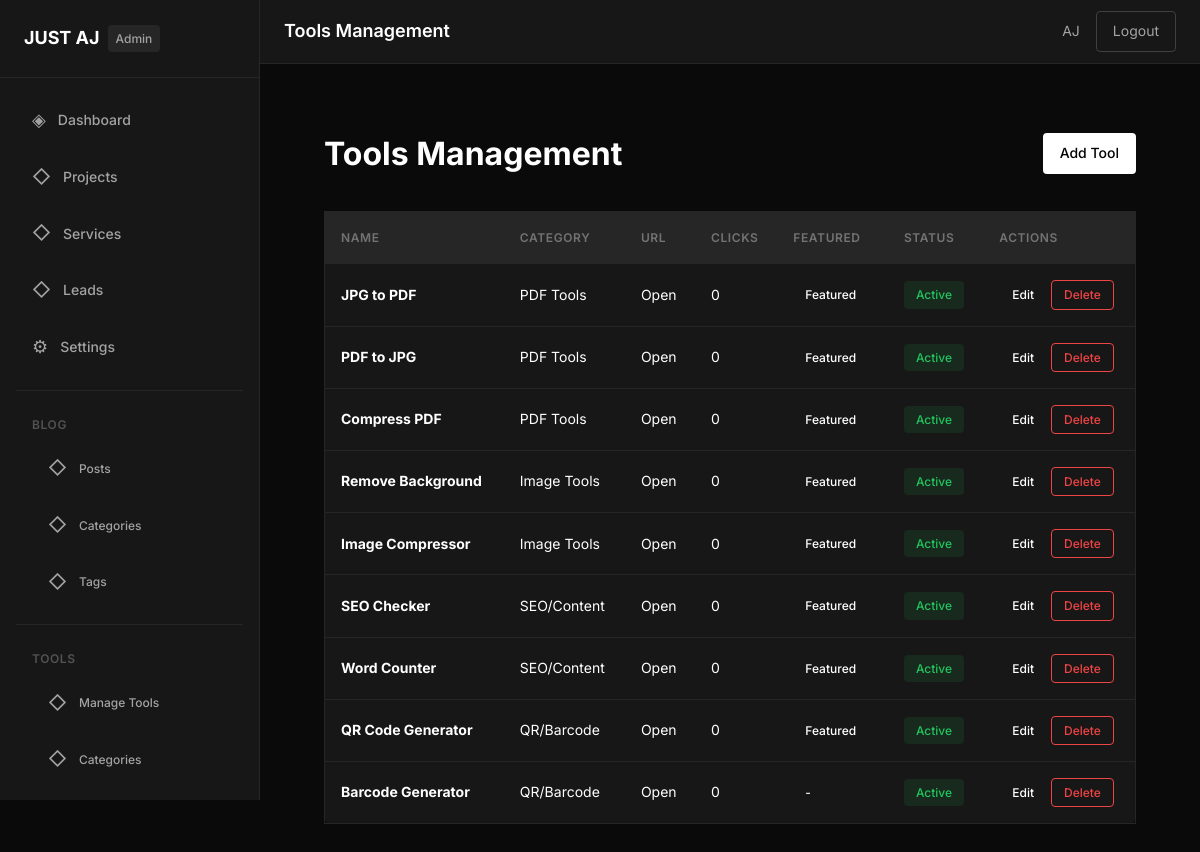
Screenshot of /admin/tools/tools/index.php (signed in) with the database file from the repository.
### tables this page shows
CREATE TABLE `settings` (
    `id` INT(11) NOT NULL AUTO_INCREMENT,
    `setting_key` VARCHAR(255) NOT NULL,
    `setting_value` TEXT,
    PRIMARY KEY (`id`),
    UNIQUE KEY `setting_key` (`setting_key`)
);

CREATE TABLE `tools` (
    `id` INT(11) NOT NULL AUTO_INCREMENT,
    `category_id` INT(11) NOT NULL,
    `name` VARCHAR(255) NOT NULL,
    `slug` VARCHAR(255) NOT NULL,
    `description` TEXT,
    `tool_url` VARCHAR(500) NOT NULL,
    `icon` VARCHAR(100),
    `featured` ENUM('yes', 'no') DEFAULT 'no',
    `sort_order` INT(11) DEFAULT 0,
    `click_count` INT(11) DEFAULT 0,
    `status` ENUM('active', 'inactive') DEFAULT 'active',
    `created_at` TIMESTAMP DEFAULT CURRENT_TIMESTAMP,
    PRIMARY KEY (`id`),
    UNIQUE KEY `slug` (`slug`),
    KEY `category_id` (`category_id`),
    KEY `featured` (`featured`)
);

CREATE TABLE `tool_categories` (
    `id` INT(11) NOT NULL AUTO_INCREMENT,
    `name` VARCHAR(255) NOT NULL,
    `slug` VARCHAR(255) NOT NULL,
    `icon` VARCHAR(100),
    `description` TEXT,
    `sort_order` INT(11) DEFAULT 0,
    `status` ENUM('active', 'inactive') DEFAULT 'active',
    `created_at` TIMESTAMP DEFAULT CURRENT_TIMESTAMP,
    PRIMARY KEY (`id`),
    UNIQUE KEY `slug` (`slug`),
    KEY `sort_order` (`sort_order`)
);

### includes/functions.php (called while the page is built, shortened)
<?php
function getSetting($key, $default = '') {
    global $pdo;
    $stmt = $pdo->prepare('SELECT setting_value FROM settings WHERE setting_key = ?');
    $stmt->execute([$key]);
    $result = $stmt->fetch();
    return $result ? $result['setting_value'] : $default;
}

### admin/tools/tools/index.php (the view, shortened to what this page needs)
<?php
require_once __DIR__ . '/../../../includes/db.php';
require_once INCLUDES_PATH . '/functions.php';
$tools = $pdo->query('SELECT t.*, tc.name as category_name
                      FROM tools t
                      LEFT JOIN tool_categories tc ON t.category_id = tc.id
                      ORDER BY tc.sort_order, t.sort_order')->fetchAll();
include INCLUDES_PATH . '/admin-header.php';
include INCLUDES_PATH . '/admin-sidebar.php';
?>
<div class="admin-content">
    <div class="page-header">
        <h1>Tools Management</h1>
        <a href="create.php" class="btn btn-primary">Add Tool</a>
    </div>
    <div class="table-container">
        <table class="data-table">
            <thead>
                <tr>
                    <th>Name</th>
                    <th>Category</th>
                    <th>URL</th>
                    <th>Clicks</th>
                    <th>Featured</th>
                    <th>Status</th>
                    <th>Actions</th>
                </tr>
            </thead>
            <tbody>
                <?php foreach ($tools as $tool): ?>
                    <tr>
                        <td><strong><?php echo htmlspecialchars($tool['name']); ?></strong></td>
                        <td><?php echo htmlspecialchars($tool['category_name']); ?></td>
                        <td><a href="<?php echo htmlspecialchars($tool['tool_url']); ?>" target="_blank">Open</a></td>
                        <td><span class="badge"><?php echo $tool['click_count']; ?></span></td>
                        <td>
                            <span class="status-badge <?php echo $tool['featured']; ?>">
                                <?php echo $tool['featured'] === 'yes' ? 'Featured' : '-'; ?>
                            </span>
                        </td>
                        <td>
                            <span class="status-badge <?php echo $tool['status']; ?>">
                                <?php echo ucfirst($tool['status']); ?>
                            </span>
                        </td>
                        <td class="actions">
                            <a href="edit.php?id=<?php echo $tool['id']; ?>" class="btn btn-sm">Edit</a>
                            <a href="?delete=<?php echo $tool['id']; ?>" class="btn btn-sm btn-danger" onclick="return confirm('Delete this tool?')">Delete</a>
                        </td>
                    </tr>
                <?php endforeach; ?>
            </tbody>
        </table>
    </div>
</div>
<?php include INCLUDES_PATH . '/admin-footer.php'; ?>

### includes/admin-sidebar.php (shortened to what this page needs)
<aside class="admin-sidebar">
                <div class="sidebar-header">
                    <a href="<?php echo SITE_URL; ?>/admin/dashboard.php" class="sidebar-logo">
                        <span class="logo-text"><?php echo htmlspecialchars(getSetting('site_name', 'AJ OS')); ?></span>
                        <span class="logo-badge">Admin</span>
                    </a>
                </div>
                <nav class="sidebar-nav">
                    <ul class="nav-menu">
                        <li class="nav-item">
                            <a href="<?php echo SITE_URL; ?>/admin/dashboard.php" class="nav-link <?php echo $currentPage === 'dashboard' ? 'active' : ''; ?>">
                                <span class="nav-icon">◈</span>
                                Dashboard
                            </a>
                        </li>
                        <li class="nav-item">
                            <a href="<?php echo SITE_URL; ?>/admin/projects/index.php" class="nav-link <?php echo $currentPage === 'projects' ? 'active' : ''; ?>">
                                <span class="nav-icon">◇</span>
                                Projects
                            </a>
                        </li>
                        <li class="nav-item">
                            <a href="<?php echo SITE_URL; ?>/admin/services/index.php" class="nav-link <?php echo $currentPage === 'services' ? 'active' : ''; ?>">
                                <span class="nav-icon">◇</span>
                                Services
                            </a>
                        </li>
                        <li class="nav-item">
                            <a href="<?php echo SITE_URL; ?>/admin/leads/index.php" class="nav-link <?php echo $currentPage === 'leads' ? 'active' : ''; ?>">
                                <span class="nav-icon">◇</span>
                                Leads
                            </a>
                        </li>
                        <li class="nav-item">
                            <a href="<?php echo SITE_URL; ?>/admin/settings.php" class="nav-link <?php echo $currentPage === 'settings' ? 'active' : ''; ?>">
                                <span class="nav-icon">⚙</span>
                                Settings
                            </a>
                        </li>
                    </ul>
                    <div class="nav-divider"></div>
                    <p class="nav-label">Blog</p>
                    <ul class="nav-menu">
                        <li class="nav-item nav-sub">
                            <a href="<?php echo SITE_URL; ?>/admin/blog/posts/" class="nav-link <?php echo $currentPage === 'blog-posts' ? 'active' : ''; ?>">
                                <span class="nav-icon">◇</span>
                                Posts
                            </a>
                        </li>
                        <li class="nav-item nav-sub">
                            <a href="<?php echo SITE_URL; ?>/admin/blog/categories/" class="nav-link <?php echo $currentPage === 'blog-categories' ? 'active' : ''; ?>">
                                <span class="nav-icon">◇</span>
                                Categories
                            </a>
                        </li>
                        <li class="nav-item nav-sub">
                            <a href="<?php echo SITE_URL; ?>/admin/blog/tags/" class="nav-link <?php echo $currentPage === 'blog-tags' ? 'active' : ''; ?>">
                                <span class="nav-icon">◇</span>
                                Tags
                            </a>
                        </li>
                    </ul>
                    <div class="nav-divider"></div>
                    <p class="nav-label">Tools</p>
                    <ul class="nav-menu">
                        <li class="nav-item nav-sub">
                            <a href="<?php echo SITE_URL; ?>/admin/tools/tools/" class="nav-link <?php echo $currentPage === 'tools-manage' ? 'active' : ''; ?>">
                                <span class="nav-icon">◇</span>
                                Manage Tools
                            </a>
                        </li>
                        <li class="nav-item nav-sub">
                            <a href="<?php echo SITE_URL; ?>/admin/tools/categories/" class="nav-link <?php echo $currentPage === 'tool-categories' ? 'active' : ''; ?>">
                                <span class="nav-icon">◇</span>
                                Categories
                            </a>
                        </li>
                    </ul>
                </nav>
            </aside>

### assets/css/admin.css (style rules this page uses)
*, *::before, *::after { box-sizing: border-box; margin: 0; padding: 0; }
:root { --color-black: #000000; --color-white: #ffffff; --color-gray-100: #f5f5f5; --color-gray-200: #e5e5e5; --color-gray-300: #d4d4d4; --color-gray-400: #a3a3a3; --color-gray-500: #737373; --color-gray-600: #525252; --color-gray-700: #404040; --color-gray-800: #262626; --color-gray-900: #171717; --color-dark: #0a0a0a; --font-family: 'Inter', -apple-system, BlinkMacSystemFont, sans-serif; --font-size-xs: 0.75rem; --font-size-sm: 0.875rem; --font-size-base: 1rem; --font-size-lg: 1.125rem; --font-size-xl: 1.25rem; --font-size-2xl: 1.5rem; --font-size-3xl: 1.875rem; --spacing-1: 0.25rem; --spacing-2: 0.5rem; --spacing-3: 0.75rem; --spacing-4: 1rem; --spacing-5: 1.25rem; --spacing-6: 1.5rem; --spacing-8: 2rem; --spacing-10: 2.5rem; --border-radius: 4px; --border-radius-lg: 8px; --transition-fast: 150ms ease; --transition-base: 250ms ease; --sidebar-width: 260px; --header-height: 64px; }
html { scroll-behavior: smooth; }
body { font-family: var(--font-family); font-size: var(--font-size-base); line-height: 1.6; color: var(--color-white); background-color: var(--color-dark); -webkit-font-smoothing: antialiased; }
a { color: inherit; text-decoration: none; }
.admin-sidebar { position: fixed; top: 0; left: 0; width: var(--sidebar-width); height: 100vh; background-color: var(--color-gray-900); border-right: 1px solid var(--color-gray-800); overflow-y: auto; z-index: 100; transition: transform var(--transition-base); }
.sidebar-header { padding: var(--spacing-6); border-bottom: 1px solid var(--color-gray-800); }
.sidebar-logo { display: flex; align-items: center; gap: var(--spacing-2); }
.sidebar-logo .logo-text { font-size: var(--font-size-lg); font-weight: 700; }
.sidebar-logo .logo-badge { font-size: var(--font-size-xs); font-weight: 500; padding: var(--spacing-1) var(--spacing-2); background-color: var(--color-gray-800); border-radius: var(--border-radius); color: var(--color-gray-400); }
.sidebar-nav { padding: var(--spacing-4); }
.nav-menu { list-style: none; }
.nav-item { margin-bottom: var(--spacing-1); }
.nav-link { display: flex; align-items: center; gap: var(--spacing-3); padding: var(--spacing-3) var(--spacing-4); font-size: var(--font-size-sm); font-weight: 500; color: var(--color-gray-400); border-radius: var(--border-radius); transition: all var(--transition-fast); }
.nav-icon { font-size: var(--font-size-lg); }
.nav-divider { height: 1px; background-color: var(--color-gray-800); margin: var(--spacing-4) 0; }
.nav-label { font-size: var(--font-size-xs); font-weight: 600; text-transform: uppercase; letter-spacing: 0.05em; color: var(--color-gray-600); padding: var(--spacing-2) var(--spacing-4); }
.nav-sub .nav-link { padding-left: var(--spacing-8); font-size: var(--font-size-xs); }
.admin-content { flex: 1; padding: var(--spacing-8); }
.table-container { overflow-x: auto; }
.data-table { width: 100%; border-collapse: collapse; background-color: var(--color-gray-900); border: 1px solid var(--color-gray-800); border-radius: var(--border-radius-lg); }
.data-table th, .data-table td { padding: var(--spacing-4); text-align: left; border-bottom: 1px solid var(--color-gray-800); }
.data-table th { font-size: var(--font-size-xs); font-weight: 600; text-transform: uppercase; letter-spacing: 0.05em; color: var(--color-gray-500); background-color: var(--color-gray-800); }
.data-table td { font-size: var(--font-size-sm); }
.data-table tr:last-child td { border-bottom: none; }
.btn { display: inline-flex; align-items: center; justify-content: center; padding: var(--spacing-2) var(--spacing-4); font-family: var(--font-family); font-size: var(--font-size-sm); font-weight: 500; border-radius: var(--border-radius); border: 1px solid transparent; cursor: pointer; transition: all var(--transition-fast); text-decoration: none; }
.btn-primary { background-color: var(--color-white); color: var(--color-black); }
.btn-sm { padding: var(--spacing-1) var(--spacing-3); font-size: var(--font-size-xs); }
.btn-danger { background-color: transparent; color: #ef4444; border-color: #ef4444; }
.status-badge { display: inline-block; padding: var(--spacing-1) var(--spacing-3); font-size: var(--font-size-xs); font-weight: 500; border-radius: var(--border-radius); }
.status-badge.active { background-color: rgba(34, 197, 94, 0.1); color: #22c55e; }
.page-header { display: flex; align-items: center; justify-content: space-between; margin-bottom: var(--spacing-8); }

### rows the page displays
settings: setting_value "JUST AJ"
tools: name "JPG to PDF", tool_categories.name "PDF Tools", click_count "0", featured "Featured", status "Active"
tools: name "PDF to JPG", tool_categories.name "PDF Tools", click_count "0", featured "Featured", status "Active"
tools: name "Compress PDF", tool_categories.name "PDF Tools", click_count "0", featured "Featured", status "Active"
tools: name "Remove Background", tool_categories.name "Image Tools", click_count "0", featured "Featured", status "Active"
tools: name "Image Compressor", tool_categories.name "Image Tools", click_count "0", featured "Featured", status "Active"
tools: name "SEO Checker", tool_categories.name "SEO/Content", click_count "0", featured "Featured", status "Active"
tools: name "Word Counter", tool_categories.name "SEO/Content", click_count "0", featured "Featured", status "Active"
tools: name "QR Code Generator", tool_categories.name "QR/Barcode", click_count "0", featured "Featured", status "Active"
tools: name "Barcode Generator", tool_categories.name "QR/Barcode", click_count "0", status "Active"

### other values shown
$pageTitle "Tools Management"
$currentAdmin['name'] "AJ"
